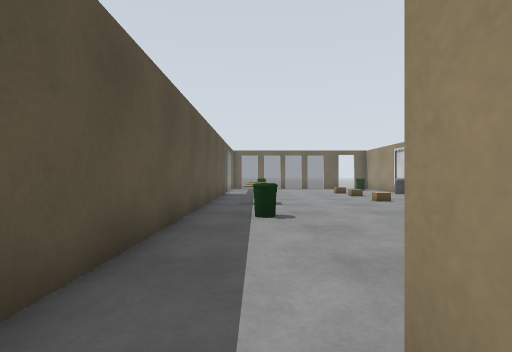
[1] (above)

12 first-person views from a walk through a Gazebo world. The camera is 0.9 m above the floor, looks level and sees 85° across. The floor is counted in squares, 1 m on a side. Each view is taken from the middle of a square. On the plan, view 1 faces up. The plan holds only what a view shows up to about 11 squares ahead; the rest is blank.

[2]
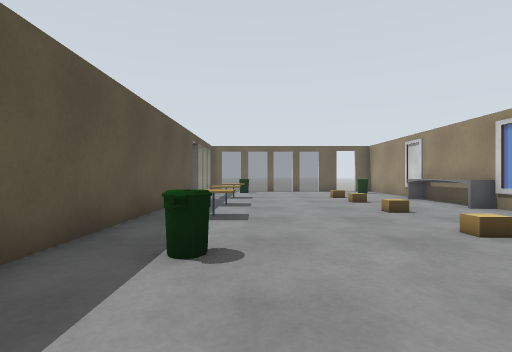

[3]
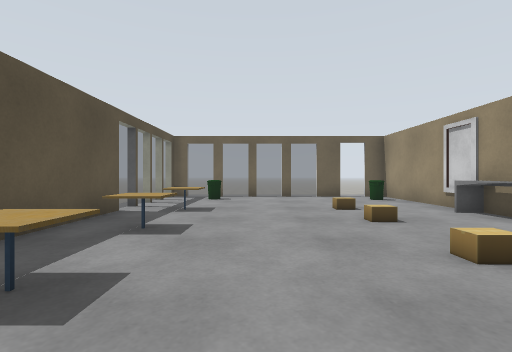

[4]
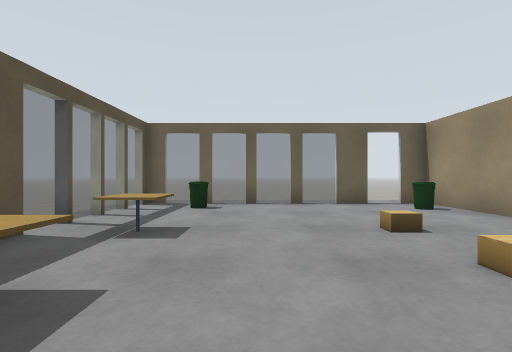

[5]
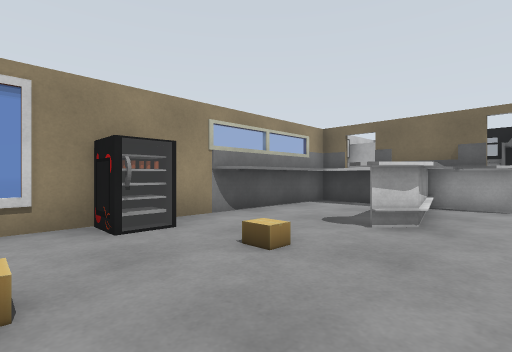

[6]
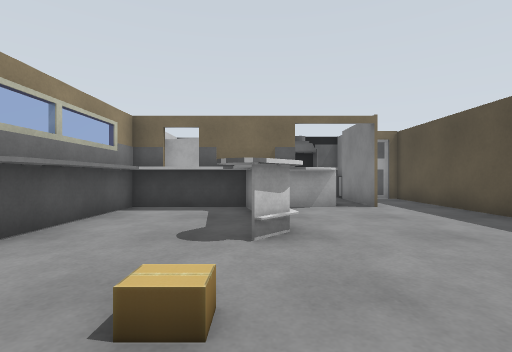

[7]
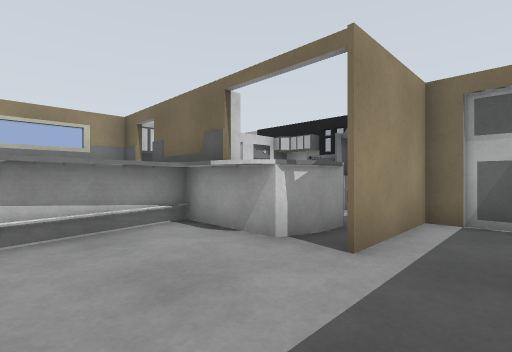

[8]
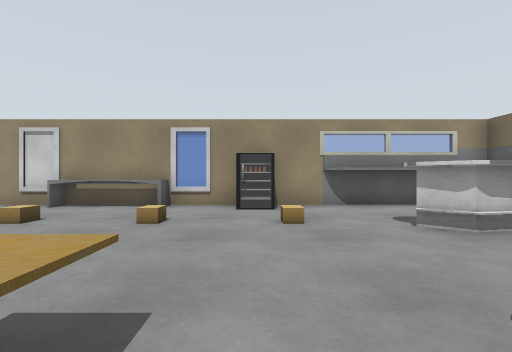

[9]
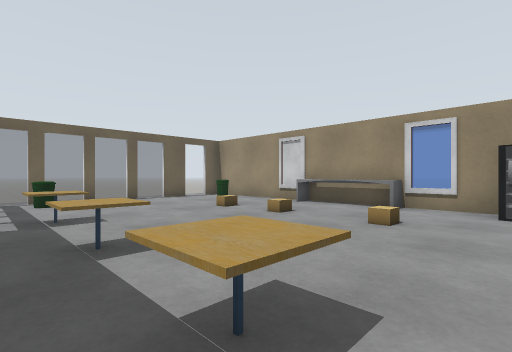

[10]
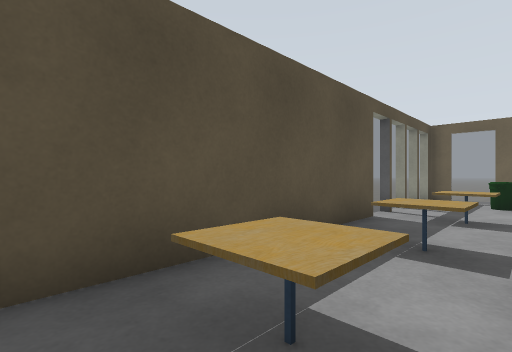

[11]
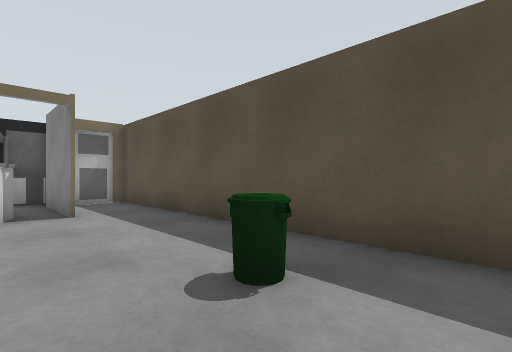

[12]
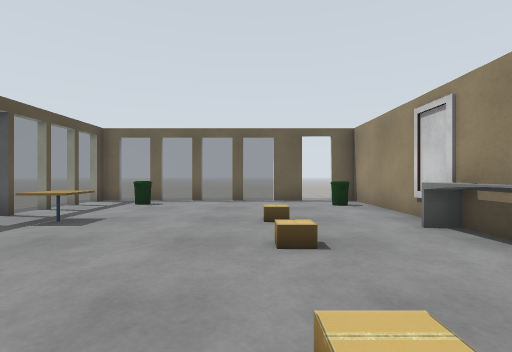

### Floor plan
Key: @ floor where view 1 was taken; # wall or solid block; . main floor; - floor 0.25 m lower than the main floor; = window, fence, low wall or low ledge; B cardboard box; T cafe table; I bin.
Columns run from 2 left of view 1 to 8 right of it. Each row starts with its distance up from view 1.
 20 ..........
 19 ##==#==#.#
 18 =.I......I#
 17 =.........#
 16 =.........#
 15 =.T...B...=
 14 #.T......=#
 13 #......B.=-
 12 #.T......=-
 11 #........=#
 10 #......B..=
  9 #.T.......#
  8 #........=#
  7 #......B..#
  6 #.I.......#
  5 #.....#..##
  4 #.....#..#
  3 #.....#..#
  2 #.....####
  1 #..#######
  0 #.@###  ##
 -1 #..##   ##
 -2 ####   #
 -3    #####
 -4    #####

Where each view was taken, in squares from view 1:
view 1: 0 up, 0 right, facing up
view 2: 3 up, 1 right, facing up
view 3: 7 up, 2 right, facing up
view 4: 10 up, 2 right, facing up
view 5: 10 up, 2 right, facing down-right
view 6: 9 up, 4 right, facing down
view 7: 4 up, 1 left, facing down-right
view 8: 8 up, 1 left, facing right
view 9: 8 up, 1 left, facing up-right
view 10: 8 up, 1 right, facing up-left
view 11: 8 up, 2 right, facing down-left
view 12: 9 up, 4 right, facing up
